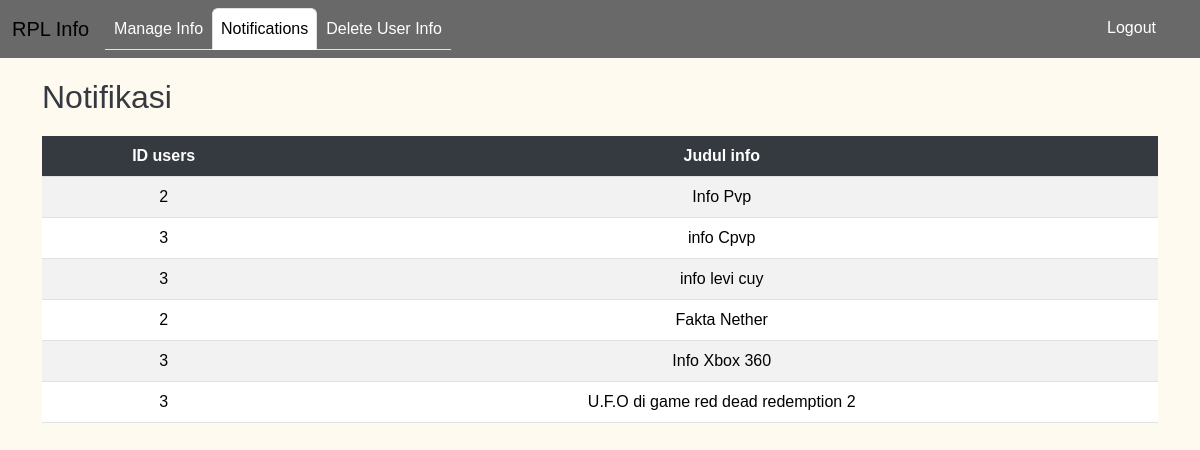
The page /admin/notifications.php (signed in) on the database its author committed.
### tables this page shows
CREATE TABLE `info` (
  `id` int(11) NOT NULL,
  `title` varchar(255) DEFAULT NULL,
  `content` text DEFAULT NULL,
  `user_id` varchar(11) DEFAULT NULL,
  `status` enum('valid','invalid','belum dikonfirmasi','') DEFAULT 'belum dikonfirmasi',
  `thumnail` varchar(255) DEFAULT NULL
);

### admin/notifications.php (the view, shortened to what this page needs)
<?php
require '../includes/db.php';
$notifications = $conn->query("SELECT user_id, title FROM info ");
?>
<!DOCTYPE html>
<html lang="en">
<head>
    <link href="../bootstrap/css/bootstrap.min.css" rel="stylesheet">
</head>
<body>
    <?php include '../includes/header2.php'; ?>
    <div class="container">
        <h2>Notifikasi</h2>
        <table class="table table-striped">
            <thead>
                <tr>
                    <th>ID users</th>
                    <th>Judul info</th>
                </tr>
            </thead>
            <tbody>
                <?php while ($notification = $notifications->fetch_assoc()) { ?>
                    <tr>
                        <td><?php echo $notification['user_id']; ?></td>
                        <td><?php echo $notification['title']; ?></td>
                    </tr>
                <?php } ?>
            </tbody>
        </table>
    </div>
</body>
</html>

### admin/notifications.php (style rules this page uses)
body { font-family: Arial, sans-serif; background-color: #FFFAF0; margin: 0; padding: 0; }
.container { margin-top: 20px; }
h2 { color: #343a40; }
.table { margin-top: 20px; }
.table th, .table td { vertical-align: middle; text-align: center; }
.table th { background-color: #343a40; color: #fff; }
.table-striped tbody tr:nth-of-type(odd) { background-color: rgba(0, 0, 0, 0.05); }

### rows shown on the page
info: user "2", title "Info Pvp"
info: user "3", title "info Cpvp"
info: user "3", title "info levi cuy"
info: user "2", title "Fakta Nether"
info: user "3", title "Info Xbox 360"
info: user "3", title "U.F.O di game red dead redemption 2"
